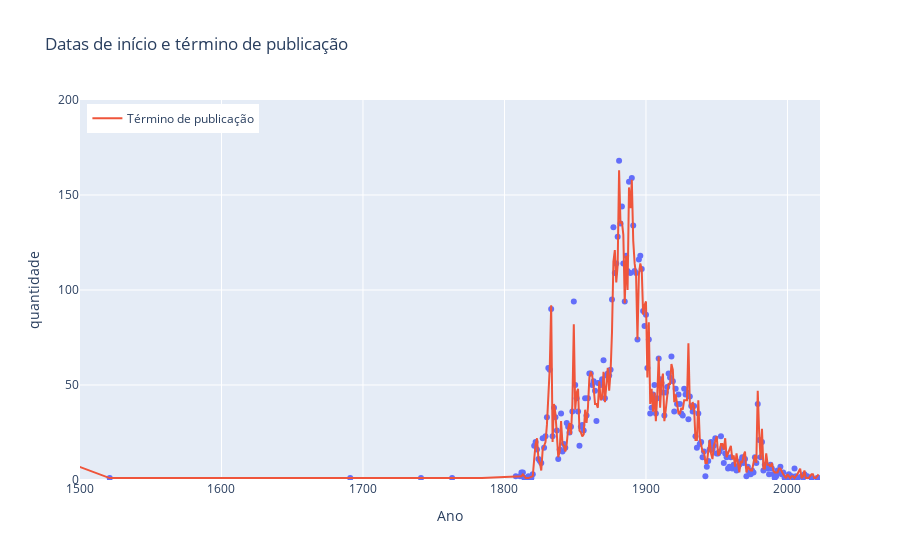

The code cell stored with this chart in its notebook:
### Code cell
# criar um scatter plot com os dados de datas de início e fim de publicação
fig4 = px.scatter(df_bdate, x='Ano', y='quantidade', title='Datas de início e término de publicação')
# adicionar df_edate ao gráfico
fig4.add_scatter(x=df_edate['Ano'], y=df_edate['quantidade'], mode='lines', name='Término de publicação')
# adcionar mais anos no eixo x
fig4.update_xaxes(range=[1500, 2023])
# limitar eixo y entre 0 e 200
fig4.update_yaxes(range=[0, 200])
# mostrar legenda para df_bdate
fig4.update_layout(legend=dict(yanchor="top", y=0.99, xanchor="left", x=0.01))
fig4.show()
# salvar gráfico
fig4.write_image('./charts/fig4.png')

### Figure 1 — Plotly figure (JSON) as saved in the notebook; plotly's stock layout.template omitted (floating-point values rounded to 4 significant figures; data arrays with more than 128 entries replaced by an {"elided": "..."} marker saying what was removed)
{"data": [{"hovertemplate": "Ano=%{x}<br>quantidade=%{y}<extra></extra>", "legendgroup": "", "marker": {"color": "#636efa", "symbol": "circle"}, "mode": "markers", "name": "", "orientation": "v", "showlegend": false, "type": "scatter", "x": {"elided": "208 int values"}, "xaxis": "x", "y": {"elided": "208 int values"}, "yaxis": "y"}, {"mode": "lines", "name": "Término de publicação", "type": "scatter", "x": {"elided": "211 int values"}, "y": {"elided": "211 int values"}}], "layout": {"legend": {"tracegroupgap": 0, "x": 0.01, "xanchor": "left", "y": 0.99, "yanchor": "top"}, "title": {"text": "Datas de início e término de publicação"}, "xaxis": {"anchor": "y", "domain": [0, 1], "range": [1500, 2023], "title": {"text": "Ano"}}, "yaxis": {"anchor": "x", "domain": [0, 1], "range": [0, 200], "title": {"text": "quantidade"}}}}
